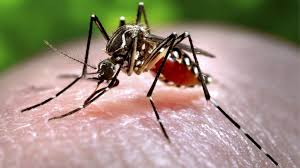
#> input picture Dataset_Mosquitos/Aedes/Aedes _020.jpg, 300 x 168 px, found by its file name; its folder holds only this picture in this run
$ jupyter execute --allow-errors Mosquitos.ipynb
#> lines starting #> are read from the running program, lines starting #| are printed output that depends on the picture; after the words box and inside, x2 and y2 are one past the last pixel; in counts of white or black regions, pixels touching at a corner belong together
#> further down, image is the input picture: shape (168, 300, 3); mean B, G, R 124, 140, 155
[cell 1]
from IPython.display import Image, display
import os
import cv2
from PIL import Image as PILImage

# Variáveis - contador de imagens
contador = 0
total_imagens = 0

# Caminho da pasta
caminho = 'Dataset_Mosquitos\Aedes'

extensoes = ['.jpg', '.jpeg']

# Detecção de bolas brancas com bordas pretas e desenho de quadrados
def bolinhas_brancas(image):
    gray = cv2.cvtColor(image, cv2.COLOR_BGR2GRAY)
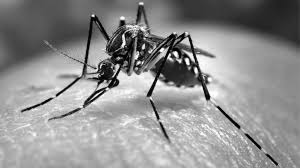
#> gray: shape (168, 300); min 1, max 255, mean 142.7
    blurred = cv2.GaussianBlur(gray, (5, 5), 0)
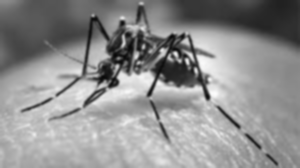
#> blurred: shape (168, 300); min 8, max 252, mean 142.7
    edges = cv2.Canny(blurred, threshold1=50, threshold2=100)
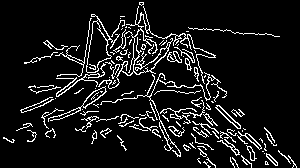
#> edges: shape (168, 300); 9.4% white in thin lines or dots
    contornos, _ = cv2.findContours(edges.copy(), cv2.RETR_EXTERNAL, cv2.CHAIN_APPROX_SIMPLE)
#> contornos = 123 contours, 101 with area under 20; largest, box (x1, y1, x2, y2) and area: (86, 14, 120, 73) 788, (98, 6, 216, 89) 201, (48, 86, 107, 122) 194, (100, 72, 227, 157) 148, (215, 105, 241, 129) 128

    #image_with_boxes = image.copy()  # Cria uma cópia da imagem para desenhar retângulos

    for contorno in contornos:
        area = cv2.contourArea(contorno)
        epsilon = 0.05 * cv2.arcLength(contorno, True)
        approx = cv2.approxPolyDP(contorno, epsilon, True)

        if area > 90 and len(approx) >= 6 and len(approx) <= 100:
            image_with_boxes = image.copy()  # Cria uma cópia da imagem para desenhar retângulos
            x, y, w, h = cv2.boundingRect(contorno)
            cv2.rectangle(image_with_boxes, (x, y), (x + w, y + h), (0, 255, 0), 2)  # Desenha um retângulo verde

            return image_with_boxes
#> this loop made 123 passes
#> (area, epsilon, approx) on passes 9, 15, 20, 26, 30, 38, 49, 58, 60: (49, 1.77, [[266, 153], [266, 156], [277, 165], [277, 162]]), (58, 2.15, [[246, 145], [250, 159], [254, 160], [254, 152]]), (48, 4.37, [[217, 141], [239, 154], [225, 139], [233, 146]]), (86.5, 4.95, [[238, 131], [244, 143], [241, 135], [261, 148]]), (21, 1.71, [[94, 130], [91, 143], [96, 138]]), (27.5, 2.75, [[193, 127], [199, 134], [208, 136]]), (36.5, 3.49, [[98, 117], [81, 119], [91, 120], [86, 128]]), (22, 10.32, [[160, 113], [188, 123], [175, 112], [196, 111]]), (128.5, 3.64, [[216, 105], [240, 128]])
#> (area, epsilon) on passes 13, 53, 56: (21.5, 1.32), (39.5, 2.55), (24, 2.8)

# Análise das imagens
for filename in os.listdir(caminho):
    if any(filename.lower().endswith(ext) for ext in extensoes):
        image_path = os.path.join(caminho, filename)
        image = cv2.imread(image_path)

        # Contabilizar imagens
        total_imagens += 1

        image_with_detected_balls = bolinhas_brancas(image)
        if image_with_detected_balls is not None:
            contador += 1  # imagens detectadas corretamente
            # display(PILImage.fromarray(image_with_detected_balls))

# Calcular a acurácia
accuracy = (contador * 100) / total_imagens if total_imagens > 0 else 0

print("ANÁLISE COMPLETA DAS IMAGENS:\n")
print("TOTAL DE IMAGENS ANALISADAS:", total_imagens, "\n")
print("IMAGENS CAPTADAS DE MOSQUITOS DA DENGUE:", contador, "\n")
print("Acurácia: {:.2f}%".format(accuracy))

$ run again, on Dataset_Mosquitos/Aedes/Aedes129.jpg
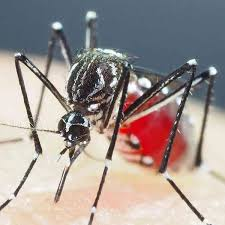
#> input picture Dataset_Mosquitos/Aedes/Aedes129.jpg, 225 x 225 px, found by its file name
#> image is the input picture: shape (225, 225, 3); mean B, G, R 145.9, 149.6, 159.9
#> in bolinhas_brancas, `blurred = cv2.GaussianBlur(gray, (5, 5), 0)`:
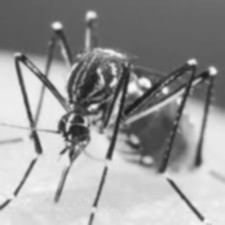
#> blurred: shape (225, 225); min 25, max 251, mean 152.3
#> in bolinhas_brancas, `edges = cv2.Canny(blurred, threshold1=50, threshold2=100)`:
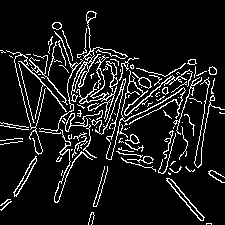
#> edges: shape (225, 225); 10.1% white in thin lines or dots
#> contornos = 112 contours, 92 with area under 20; largest, box (x1, y1, x2, y2) and area: (71, 11, 128, 102) 334, (91, 69, 193, 160) 253, (166, 178, 205, 221) 236, (13, 156, 37, 197) 162, (6, 50, 68, 155) 116
#> the loop in bolinhas_brancas, `for contorno in contornos:` made 83 passes
#> (area, epsilon, x, y, w, h) on pass 83: (97, 2.94, 132, 72, 20, 17)

$ run again, on Dataset_Mosquitos/Aedes/Aedes3.jpg
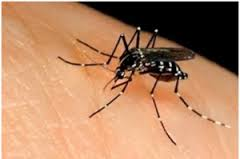
#> input picture Dataset_Mosquitos/Aedes/Aedes3.jpg, 240 x 159 px, found by its file name
#> image is the input picture: shape (159, 240, 3); mean B, G, R 101.3, 133.9, 180.3
#> in bolinhas_brancas, `blurred = cv2.GaussianBlur(gray, (5, 5), 0)`:
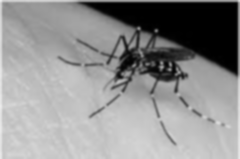
#> blurred: shape (159, 240); min 0, max 236, mean 143.6
#> in bolinhas_brancas, `edges = cv2.Canny(blurred, threshold1=50, threshold2=100)`:
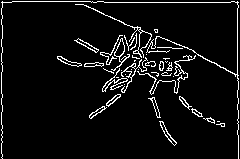
#> edges: shape (159, 240); 6.1% white in thin lines or dots
#> contornos = 40 contours, 23 with area under 20; largest, box (x1, y1, x2, y2) and area: (111, 38, 130, 71) 120, (121, 57, 148, 93) 94, (159, 121, 177, 146) 90, (74, 38, 99, 53) 82, (57, 56, 82, 67) 76
#> the loop in bolinhas_brancas, `for contorno in contornos:` made 40 passes
#> (area, epsilon, approx) on passes 3 to 9: (89.5, 3.19, [[159, 121], [174, 145], [176, 142]]), (23, 1.55, [[203, 118], [214, 123], [214, 120], [210, 117]]), (36, 1.55, [[191, 109], [198, 116], [202, 116], [195, 109]]), (58.5, 2.33, [[106, 107], [102, 106], [89, 117]]), (61.5, 2.76, [[148, 98], [160, 117], [154, 97]]), (43.5, 2.04, [[179, 96], [189, 109], [191, 106]]), (57, 2.01, [[120, 94], [115, 95], [106, 105], [112, 103]])
